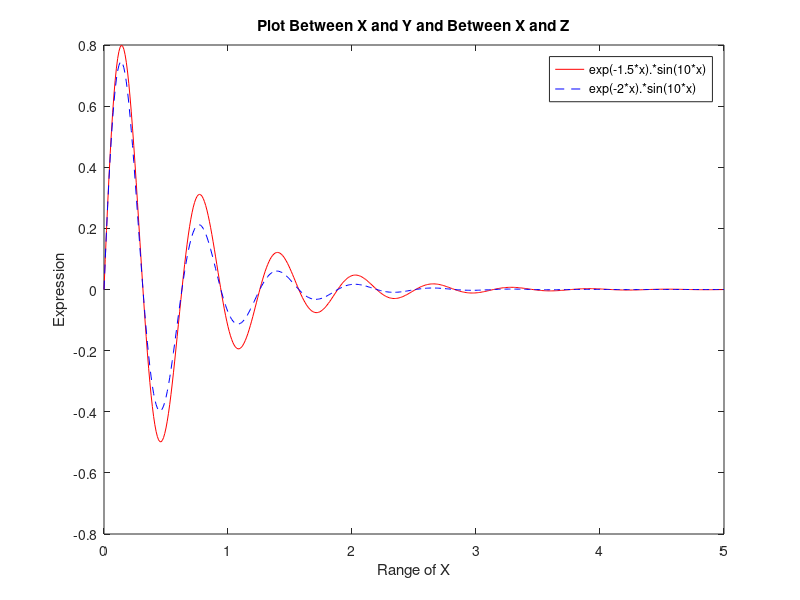

Write MATLAB code to recreate this figure.
clear all
x=[0:0.01:5];
figure
y=(exp(-1.5*x).*sin(10*x))
z=(exp(-2*x).*sin(10*x))

plot(x,y,'r',x,z, 'b--')
title('Plot Between X and Y and Between X and Z');
xlabel('Range of X');
ylabel('Expression');
legend('exp(-1.5*x).*sin(10*x)','exp(-2*x).*sin(10*x)');
